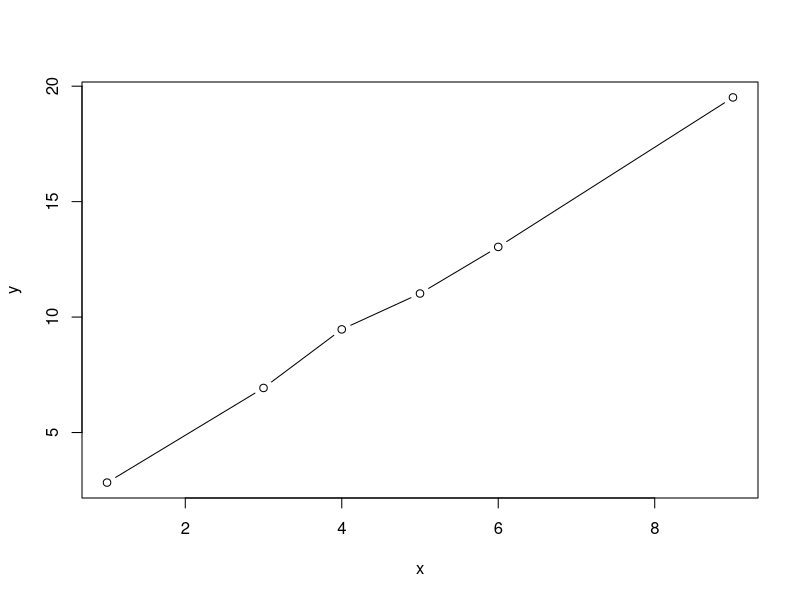
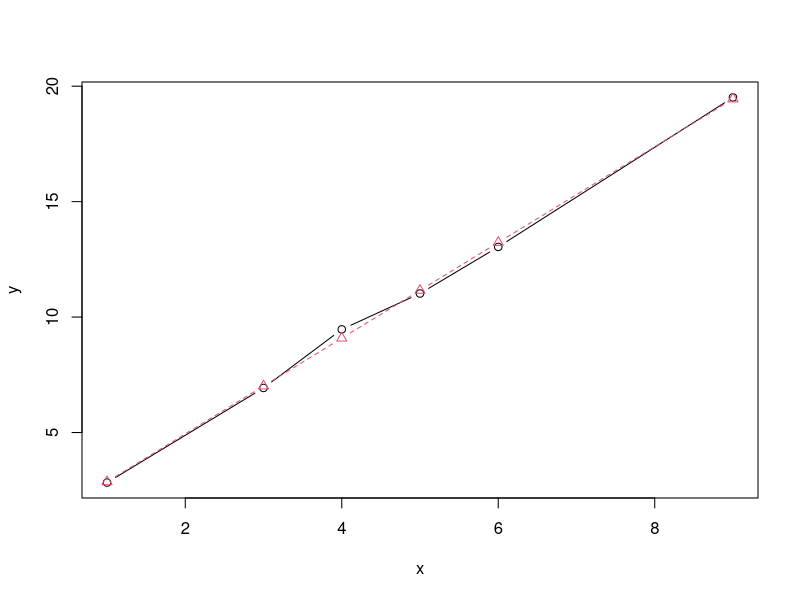
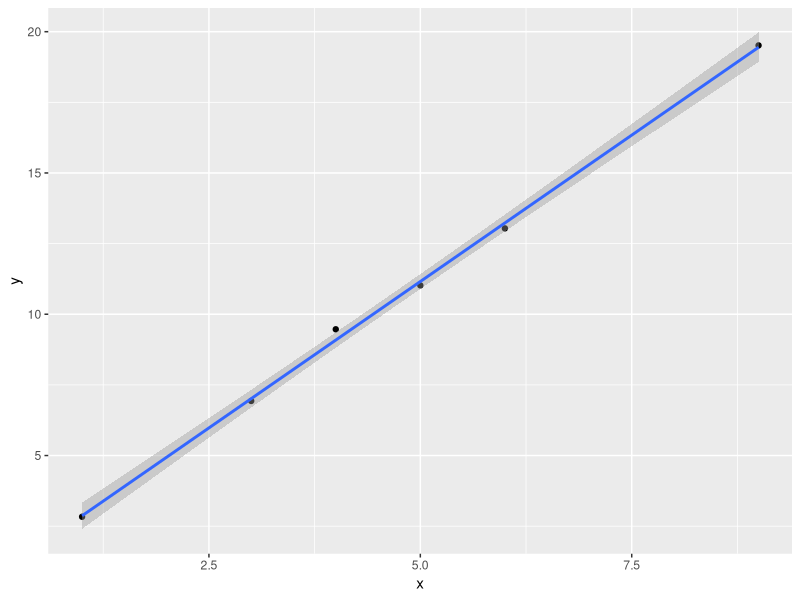
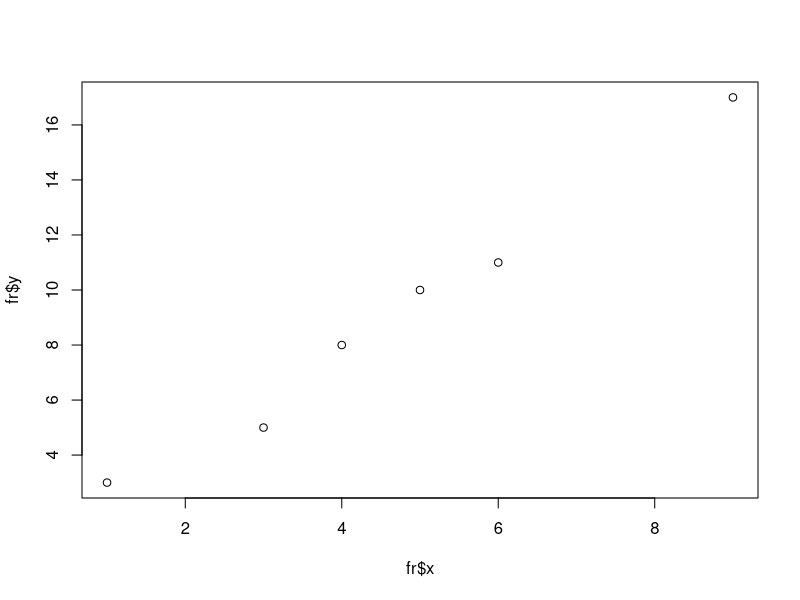
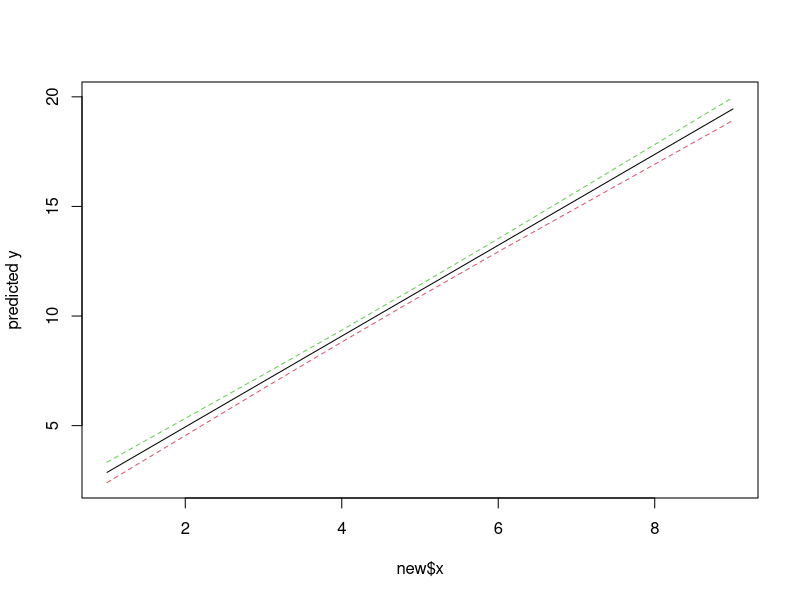

The R script that drew these images, in order:
## ---- chunk 1
knitr::opts_chunk$set(echo = TRUE)
## ---- chunk 2
set.seed(123)
x <- c(4, 6, 3, 5, 1, 9)
x <- sort(x)
y <- 2 * x + 1 + rnorm(6, 0, 0.3)

plot(x, y, type = "b")
## ---- chunk 3
fit <- lm(formula = y ~ x)
fit
## ---- chunk 4
# plot(fit)

plot(x, y, type = 'b')
lines(x, fit$coefficients[1] + fit$coefficients[2]*x, type = 'b', pch = 2, lty = 2, col=2)
## ---- chunk 5
library(ggplot2)

ggplot(data = data.frame(x, y), aes(x, y)) +
        geom_point() +
        geom_smooth(method = "lm")
## ---- chunk 6
fr <- data.frame(x = c(4, 6, 3, 5, 1, 9), y = c(8, 11, 5, 10, 3, 17), z = c("a", "a", "b", "a", "b", "a"))

plot(fr$x, fr$y)
## ---- chunk 7
fit2 <- lm(y ~ x + z , data = fr)
fit2
## ---- chunk 8

## ---- chunk 9

## ---- chunk 10
summary(fit)
# sum_fit <- summary(fit)
# names(fit)
# names(sum_fit)
## ---- chunk 11

## ---- chunk 12

## ---- chunk 13
y_pred <- predict.lm(fit, newdata = data.frame(x), se.fit = TRUE )
# plot(x, y_pred)
# sigma <- sd()
# ic <- c(mean(y))
# plot(y_pred, se.fit = TRUE)
# plot(y_pred)
new <- data.frame(x)
# predict(lm(y ~ x), new, se.fit = TRUE)
# pred.w.plim <- predict(lm(y ~ x), new, interval = "prediction")
pred.w.clim <- predict(lm(y ~ x), new, interval = "confidence")
matplot(new$x, cbind(pred.w.clim),
        lty = c(1,2,2,3,3), type = "l", ylab = "predicted y")
## ---- chunk 14
summary(fit)
## ---- chunk 15
sqrt( mean( (y_pred$fit - y)**2 ) )
## ---- chunk 16

## ---- chunk 17
diamonds <- ggplot2::diamonds
# str(diamonds)
set.seed(123)
sample_index <- sample(x = 1:nrow(diamonds), size = floor(0.8*nrow(diamonds)), replace = FALSE)
train <- diamonds[sample_index , ]
test <- diamonds[-sample_index , ]
# str(train)
# str(test)
